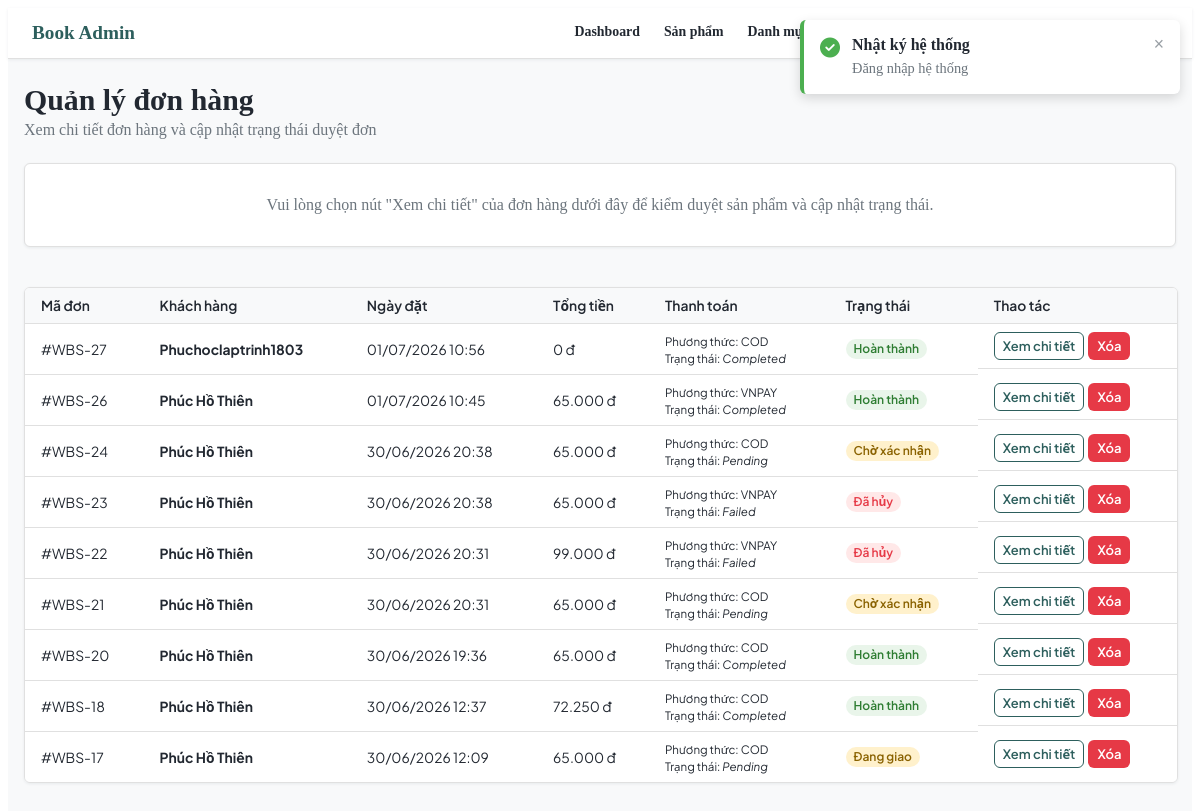
The page /admin/orders.php (signed in) on the database its author committed.
### tables this page shows
CREATE TABLE IF NOT EXISTS `order` (
  `OrderID` int NOT NULL AUTO_INCREMENT,
  `CustomerID` int DEFAULT NULL,
  `EmployeeID` int DEFAULT NULL,
  `VoucherID` int DEFAULT NULL,
  `OrderDate` datetime DEFAULT CURRENT_TIMESTAMP,
  `ShippingAddress` text NOT NULL,
  `OrderStatus` enum('Pending','Processing','Shipped','Delivered','Cancelled') DEFAULT 'Pending',
  `TotalAmount` decimal(15,2) NOT NULL,
  PRIMARY KEY (`OrderID`),
  KEY `fk_order_user` (`CustomerID`),
  KEY `fk_order_voucher` (`VoucherID`),
  KEY `fk_order_employee` (`EmployeeID`)
);

CREATE TABLE IF NOT EXISTS `user` (
  `CustomerID` int NOT NULL AUTO_INCREMENT,
  `RoleID` int DEFAULT NULL,
  `LastName` varchar(50) NOT NULL,
  `FirstName` varchar(50) NOT NULL,
  `Email` varchar(100) NOT NULL,
  `Password` varchar(255) NOT NULL,
  `Phone` varchar(20) DEFAULT NULL,
  `Address` text,
  `CreatedDate` datetime DEFAULT CURRENT_TIMESTAMP,
  `username` varchar(100) DEFAULT NULL,
  `ResetToken` varchar(10) DEFAULT NULL,
  `ResetTokenExpires` datetime DEFAULT NULL,
  PRIMARY KEY (`CustomerID`),
  UNIQUE KEY `Email` (`Email`),
  KEY `fk_user_role` (`RoleID`)
);

CREATE TABLE IF NOT EXISTS `payment` (
  `PaymentID` int NOT NULL AUTO_INCREMENT,
  `OrderID` int DEFAULT NULL,
  `PaymentMethod` varchar(50) NOT NULL,
  `PaymentStatus` enum('Pending','Completed','Failed','Refunded') DEFAULT 'Pending',
  `PaymentDate` datetime DEFAULT NULL,
  PRIMARY KEY (`PaymentID`),
  KEY `fk_payment_order` (`OrderID`)
);

### admin/orders.php (the view, shortened to what this page needs)
<?php
require_once 'data.php';
require_once 'partials.php';
$statusMapping = [
  'Pending' => 'Chờ xác nhận',
  'Processing' => 'Đã xác nhận',
  'Shipped' => 'Đang giao',
  'Delivered' => 'Hoàn thành',
  'Cancelled' => 'Đã hủy'
];
function getCustomerNameFromAddress($address, $default = 'Khách vãng lai') {
  if (preg_match('/Người nhận:\s*([^|]+)/i', $address, $matches)) {
    return trim($matches[1]);
  }
  return $default;
}
$editOrder = null;
$orderItems = [];
$editOrderCustomerName = '';
$orders = [];
$res = $conn->query("
  SELECT o.OrderID, o.CustomerID, o.OrderDate, o.ShippingAddress, o.OrderStatus, o.TotalAmount,
         u.LastName, u.FirstName, p.PaymentMethod, p.PaymentStatus, d.DeliveryStatus
  FROM `order` o
  LEFT JOIN user u ON o.CustomerID = u.CustomerID
  LEFT JOIN payment p ON o.OrderID = p.OrderID
  LEFT JOIN delivery d ON o.OrderID = d.OrderID
  ORDER BY o.OrderID DESC
");
if ($res) {
  while ($row = $res->fetch_assoc()) {
    $orders[] = $row;
  }
}
?>
<!DOCTYPE html>
<html lang="vi">
<head>
  <title>Quản lý đơn hàng</title><?= adminCssLinks() ?>
</head>
<body>
  <div class="app-layout">
    <main class="page-content">
      <header class="page-header">
        <div>
          <h1>Quản lý đơn hàng</h1>
          <p>Xem chi tiết đơn hàng và cập nhật trạng thái duyệt đơn</p>
        </div>
      </header>
      <?php if ($editOrder): ?>
        <form method="post" class="card">
          <input type="hidden" name="action" value="save">
          <input type="hidden" name="id" value="<?= h($editOrder['OrderID']) ?>">
          <div class="card__body form">
            <h2 style="font-size: 1.2rem; margin-bottom: var(--spacing-sm); color: var(--color-primary);">Chi tiết đơn hàng #WBS-<?= h($editOrder['OrderID']) ?></h2>
            <div class="form-row">
              <div class="form-group">
                <label class="form-label">Khách hàng</label>
                <input class="form-control" value="<?= h($editOrderCustomerName) ?>" readonly style="background-color: var(--color-bg-light); cursor: not-allowed;">
              </div>
              <div class="form-group">
                <label class="form-label">Ngày đặt</label>
                <input class="form-control" value="<?= date('d/m/Y H:i', strtotime($editOrder['OrderDate'])) ?>" readonly style="background-color: var(--color-bg-light); cursor: not-allowed;">
              </div>
              <div class="form-group">
                <label class="form-label">Tổng tiền</label>
                <input class="form-control" value="<?= number_format($editOrder['TotalAmount'], 0, ',', '.') ?> đ" readonly style="background-color: var(--color-bg-light); cursor: not-allowed;">
              </div>
            </div>
            <div class="form-row">
              <div class="form-group" style="flex: 2;">
                <label class="form-label">Địa chỉ giao hàng</label>
                <textarea class="form-control" readonly style="background-color: var(--color-bg-light); cursor: not-allowed;" rows="2"><?= h($editOrder['ShippingAddress']) ?></textarea>
              </div>
              <div class="form-group" style="flex: 1;">
                <label class="form-label">Duyệt trạng thái</label>
                <select class="form-control" name="status">
                  <?php foreach ($statusMapping as $key => $label): ?>
                    <option value="<?= h($key) ?>" <?= $editOrder['OrderStatus'] === $key ? 'selected' : '' ?>><?= h($label) ?></option>
                  <?php endforeach; ?>
                </select>
              </div>
            </div>
            <div style="margin-top: var(--spacing-md); border-top: 1px solid var(--color-border); padding-top: var(--spacing-md);">
              <h3 style="font-size: 1rem; margin-bottom: var(--spacing-sm);">Sản phẩm đã mua</h3>
              <div class="table-wrapper">
                <table class="table" style="font-size: 0.9rem;">
                  <thead>
                    <tr>
                      <th>Tên sách</th>
                      <th>Đơn giá</th>
                      <th>Số lượng</th>
                      <th>Thành tiền</th>
                    </tr>
                  </thead>
                  <tbody>
                    <?php foreach ($orderItems as $item): ?>
                      <tr>
                        <td><strong><?= h($item['ProductName']) ?></strong></td>
                        <td><?= number_format($item['UnitPrice'], 0, ',', '.') ?> đ</td>
                        <td><?= h($item['Quantity']) ?></td>
                        <td><?= number_format($item['Price'], 0, ',', '.') ?> đ</td>
                      </tr>
                    <?php endforeach; ?>
                  </tbody>
                </table>
              </div>
            </div>
            <div class="btn-group" style="margin-top: var(--spacing-md);">
              <button class="btn btn--primary" type="submit">Cập nhật trạng thái</button>
              <a class="btn btn--ghost" href="orders.php">Đóng chi tiết</a>
            </div>
          </div>
        </form>
      <?php else: ?>
        <div class="card" style="margin-bottom: var(--spacing-md); padding: var(--spacing-md); text-align: center; color: var(--color-text-light);">
          <p>Vui lòng chọn nút "Xem chi tiết" của đơn hàng dưới đây để kiểm duyệt sản phẩm và cập nhật trạng thái.</p>
        </div>
      <?php endif; ?>
      <div class="table-wrapper">
        <table class="table">
          <thead>
            <tr>
              <th>Mã đơn</th>
              <th>Khách hàng</th>
              <th>Ngày đặt</th>
              <th>Tổng tiền</th>
              <th>Thanh toán</th>
              <th>Trạng thái</th>
              <th>Thao tác</th>
            </tr>
          </thead>
          <tbody>
            <?php foreach ($orders as $order):
              $customerName = $order['CustomerID']
                ? trim($order['LastName'] . ' ' . $order['FirstName'])
                : getCustomerNameFromAddress($order['ShippingAddress']);
              $vnStatus = $statusMapping[$order['OrderStatus']] ?? $order['OrderStatus'];
            ?>
              <tr>
                <td>#WBS-<?= h($order['OrderID']) ?></td>
                <td><strong><?= h($customerName) ?></strong></td>
                <td><?= date('d/m/Y H:i', strtotime($order['OrderDate'])) ?></td>
                <td><?= number_format($order['TotalAmount'], 0, ',', '.') ?> đ</td>
                <td>
                  <small>
                    Phương thức: <?= h($order['PaymentMethod'] ?? 'N/A') ?><br>
                    Trạng thái: <em><?= h($order['PaymentStatus'] ?? 'Pending') ?></em>
                  </small>
                </td>
                <td><span class="badge <?= badgeClass($vnStatus) ?>"><?= h($vnStatus) ?></span></td>
                <td class="table__actions">
                  <a class="btn btn--sm btn--outline" href="orders.php?edit=<?= h($order['OrderID']) ?>">Xem chi tiết</a>
                  <form method="post" onsubmit="return confirm('Bạn có chắc chắn muốn xóa đơn hàng này?')" style="display:inline">
                    <button class="btn btn--sm btn--danger" type="submit">Xóa</button>
                  </form>
                </td>
              </tr>
            <?php endforeach; ?>
          </tbody>
        </table>
      </div>
    </main>
  </div>
</body>
</html>

### assets/css/variables.css (style rules this page uses)
:root { --color-primary-dark: #1e4241; --color-primary: #2d5f5d; --color-secondary: #f9b234; --color-accent: #e85d04; --color-accent-dark: #c44d03; --color-background: #f8f9fa; --color-surface: #ffffff; --color-border: #e0e0e0; --color-text: #222831; --color-text-light: #6c757d; --color-success: #4caf50; --color-error: #e63946; --color-warning: #ffb703; --color-info: #2196f3; --font-family-base: 'Plus Jakarta Sans', 'Segoe UI', Roboto, Helvetica, Arial, sans-serif; --font-size-base: 15px; --font-size-xxs: 0.733rem; --font-size-sm: 0.866rem; --font-size-md: 1rem; --font-size-lg: 1.2rem; --font-size-xl: 1.466rem; --font-size-xxl: 1.866rem; --font-size-3xl: 2.4rem; --font-weight-normal: 400; --font-weight-medium: 500; --font-weight-bold: 600; --font-weight-extra-bold: 700; --line-height-base: 1.6; --spacing-xxs: 2px; --spacing-xs: 4px; --spacing-sm: 8px; --spacing-md: 16px; --spacing-lg: 24px; --spacing-xl: 40px; --spacing-xxl: 64px; --border-radius-sm: 4px; --border-radius: 6px; --border-radius-lg: 12px; --border-width: 1px; --box-shadow-sm: 0 1px 3px rgba(44, 62, 80, 0.08); --box-shadow-md: 0 4px 12px rgba(44, 62, 80, 0.12); --box-shadow-lg: 0 8px 24px rgba(44, 62, 80, 0.16); --transition-fast: 0.15s cubic-bezier(0.4, 0, 0.2, 1); --transition-base: 0.3s cubic-bezier(0.4, 0, 0.2, 1); --transition-slow: 0.5s cubic-bezier(0.4, 0, 0.2, 1); }

### assets/css/components/button.css (style rules this page uses)
.btn { display: inline-flex; align-items: center; justify-content: center; gap: var(--spacing-sm); padding: var(--spacing-sm) var(--spacing-md); font-family: var(--font-family-base); font-size: var(--font-size-sm); font-weight: var(--font-weight-bold); line-height: 1.4; text-decoration: none; white-space: nowrap; border: var(--border-width) solid transparent; border-radius: var(--border-radius); cursor: pointer; transition: background-color var(--transition-fast), color var(--transition-fast), border-color var(--transition-fast), box-shadow var(--transition-fast), transform var(--transition-fast); }
.btn--outline { background-color: transparent; color: var(--color-primary); border-color: var(--color-primary); }
.btn--danger { background-color: var(--color-error); color: var(--color-surface); }
.btn--sm { padding: var(--spacing-xs) var(--spacing-sm); font-size: 0.8125rem; }

### assets/css/components/badge.css (style rules this page uses)
.badge { display: inline-flex; align-items: center; gap: var(--spacing-xs); padding: var(--spacing-xxs) var(--spacing-sm); font-size: 0.75rem; font-weight: var(--font-weight-bold); line-height: 1.4; border-radius: 999px; white-space: nowrap; }
.badge--success { background-color: rgba(76, 175, 80, 0.12); color: #2e7d32; }
.badge--danger { background-color: rgba(255, 68, 68, 0.12); color: var(--color-error); }
.badge--warning { background-color: rgba(255, 183, 3, 0.2); color: #8a6200; }

### assets/css/components/card.css (style rules this page uses)
.card { display: flex; flex-direction: column; background-color: var(--color-surface); border: var(--border-width) solid var(--color-border); border-radius: var(--border-radius); box-shadow: var(--box-shadow-sm); overflow: hidden; transition: box-shadow var(--transition-base), transform var(--transition-base); }

### assets/css/components/navbar.css (style rules this page uses)
.app-layout { min-height: 100vh; background-color: var(--color-background); }
.page-content { display: flex; flex-direction: column; gap: var(--spacing-lg); width: min(1180px, calc(100% - 32px)); margin: 0 auto; padding: var(--spacing-lg) 0 var(--spacing-xl); }
.page-header { display: flex; align-items: flex-start; justify-content: space-between; gap: var(--spacing-md); }
.page-header h1 { margin: 0; font-size: var(--font-size-xxl); color: var(--color-text); }
.page-header p { margin: var(--spacing-xs) 0 0; color: var(--color-text-light); }

### assets/css/components/table.css (style rules this page uses)
.table-wrapper { width: 100%; overflow-x: auto; border: var(--border-width) solid var(--color-border); border-radius: var(--border-radius); box-shadow: var(--box-shadow-sm); }
.table { width: 100%; border-collapse: collapse; font-family: var(--font-family-base); font-size: var(--font-size-sm); background-color: var(--color-surface); }
.table thead { background-color: var(--color-background); }
.table th { padding: var(--spacing-sm) var(--spacing-md); font-weight: var(--font-weight-bold); color: var(--color-text); text-align: left; border-bottom: var(--border-width) solid var(--color-border); white-space: nowrap; }
.table td { padding: var(--spacing-sm) var(--spacing-md); color: var(--color-text); border-bottom: var(--border-width) solid var(--color-border); vertical-align: middle; }
.table tbody tr:last-child td { border-bottom: none; }
.table__actions { display: flex; gap: var(--spacing-xs); }

### rows shown on the page
order: OrderID "27", CustomerID.FirstName "Phuchoclaptrinh1803", OrderDate "01/07/2026 10:56", TotalAmount "0", payment.PaymentMethod "COD", payment.PaymentStatus "Completed", OrderStatus "Hoàn thành"
order: OrderID "26", customerName "Phúc Hồ Thiên", OrderDate "01/07/2026 10:45", TotalAmount "65.000", payment.PaymentMethod "VNPAY", payment.PaymentStatus "Completed", OrderStatus "Hoàn thành"
order: OrderID "24", customerName "Phúc Hồ Thiên", OrderDate "30/06/2026 20:38", TotalAmount "65.000", payment.PaymentMethod "COD", payment.PaymentStatus "Pending", OrderStatus "Chờ xác nhận"
order: OrderID "23", customerName "Phúc Hồ Thiên", OrderDate "30/06/2026 20:38", TotalAmount "65.000", payment.PaymentMethod "VNPAY", payment.PaymentStatus "Failed", OrderStatus "Đã hủy"
order: OrderID "22", customerName "Phúc Hồ Thiên", OrderDate "30/06/2026 20:31", TotalAmount "99.000", payment.PaymentMethod "VNPAY", payment.PaymentStatus "Failed", OrderStatus "Đã hủy"
order: OrderID "21", customerName "Phúc Hồ Thiên", OrderDate "30/06/2026 20:31", TotalAmount "65.000", payment.PaymentMethod "COD", payment.PaymentStatus "Pending", OrderStatus "Chờ xác nhận"
order: OrderID "20", customerName "Phúc Hồ Thiên", OrderDate "30/06/2026 19:36", TotalAmount "65.000", payment.PaymentMethod "COD", payment.PaymentStatus "Completed", OrderStatus "Hoàn thành"
order: OrderID "18", customerName "Phúc Hồ Thiên", OrderDate "30/06/2026 12:37", TotalAmount "72.250", payment.PaymentMethod "COD", payment.PaymentStatus "Completed", OrderStatus "Hoàn thành"
order: OrderID "17", customerName "Phúc Hồ Thiên", OrderDate "30/06/2026 12:09", TotalAmount "65.000", payment.PaymentMethod "COD", payment.PaymentStatus "Pending", OrderStatus "Đang giao"

### other values the page prints
$toastMsg "Đăng nhập hệ thống"
